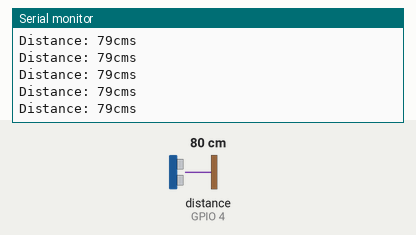
Recording of a sketch running on a simulated ESP8266 (NodeMCU). Parts: the last lines printed to the serial monitor. Wiring (inferred from the names in the program): ultrasonic range finder: trigger GPIO 5; echo GPIO 4. Inputs (shaded band) come from the test bench; at power-on: distance to the obstacle (sensor on GPIO 4) 80 cm. The echo pulse lasts 58.3 µs per cm; WiFi joins after 1.5 s; servers stay silent unless stated.

Above: at 2.7 s.
2.8 s: distance to the obstacle (sensor on GPIO 4) set to 2 cm
At 3.03 s:
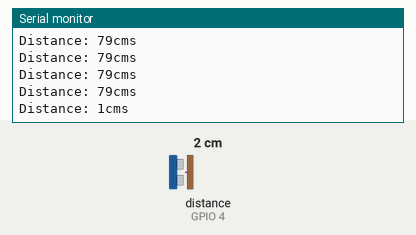
4.3 s: distance to the obstacle (sensor on GPIO 4) set to 4 cm
At 4.39 s:
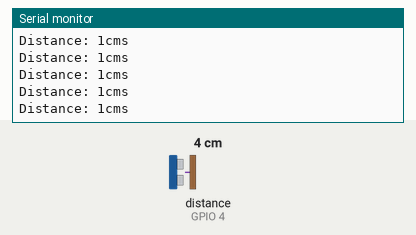
Timing chart, 0 to 7.3 s (numbered marks = the images above; inputs shaded):
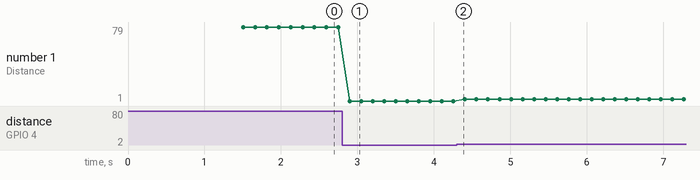

Measured:
- after the input at 2.8 s, the serial monitor: prints a new line after 0.10 s (image 1)
- plotted number 1: 79 → 1 after the input at 2.8 s, 1 → 3 after the input at 4.3 s

The sketch:

UltraSonicFirebase.ino
```cpp
#include <ESP8266WiFi.h>
#include "FirebaseESP8266.h"
#define FIREBASE_HOST "https://elseconsumerdatabase.firebaseio.com/"
#define FIREBASE_OAUTH "HqBLu0LN9OMx7AcjiI6YeJaZNdPP8XUD0aY0RYMb"

// defines variables
const char *ssid =  "375";     // replace with your wifi ssid and wpa2 key
const char *pass =  "Whitepepper";
const int trigPin = 5;    // pin no. 5 is D1 ESP8266
const int echoPin = 4;    // pin no. 4 is D2 ESP8266

long duration;
int dist;
WiFiClient client;
int val = 0;
FirebaseData firebaseData;

void printJsonObjectContent(FirebaseData &data); //mandatory method

void setup()
{
  WiFi.begin(ssid, pass);
  while (WiFi.status() != WL_CONNECTED)
  {
    delay(500);
    Serial.print(".");
  }
  Serial.println("Connected to internet.");
  Firebase.begin(FIREBASE_HOST, FIREBASE_OAUTH);
  Firebase.reconnectWiFi(true);
  pinMode(trigPin, OUTPUT); // Sets the trigPin as an Output
  pinMode(echoPin, INPUT); // Sets the echoPin as an Input
  Serial.begin(9600);
}
void loop() {
  // Clears the trigPin
  digitalWrite(trigPin, LOW);
  delayMicroseconds(10);
  // Sets the trigPin on HIGH state for 10 micro seconds
  digitalWrite(trigPin, HIGH);
  delayMicroseconds(10);
  digitalWrite(trigPin, LOW);
  // Reads the echoPin, returns the sound wave travel time in microseconds
  duration = pulseIn(echoPin, HIGH);
  // Calculating the distance
  dist = duration * 0.034 / 2;
  // Prints the distance on the Serial Monitor
  Serial.print("Distance: ");
  Serial.print(dist);
  Serial.println("cms");

  if (dist < 200) {
   //if <200cm we consider that there is a car parked
    Firebase.begin(FIREBASE_HOST, FIREBASE_OAUTH);
    Firebase.reconnectWiFi(true);
    Firebase.setInt(firebaseData, "unityOneRohini/parking/sensor2/value", 1);
  } else {
    Firebase.begin(FIREBASE_HOST, FIREBASE_OAUTH);
    Firebase.reconnectWiFi(true);
    Firebase.setInt(firebaseData, "unityOneRohini/parking/sensor2/value", 0);
  }
}
```
